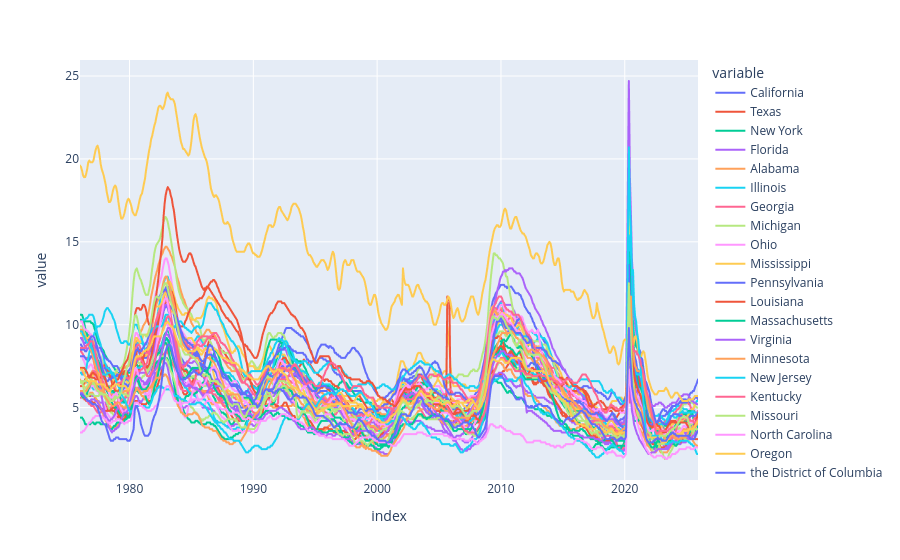

Here is the notebook cell this chart was saved with:
### Code cell
# Plot states unemployment rate
px.line(uemp_states)

### Figure 1 — Plotly figure (JSON) as saved in the notebook; plotly's stock layout.template omitted (floating-point values rounded to 4 significant figures; data arrays with more than 128 entries replaced by an {"elided": "..."} marker saying what was removed)
{"data": [{"hovertemplate": "variable=California<br>index=%{x}<br>value=%{y}<extra></extra>", "legendgroup": "California", "line": {"color": "#636efa", "dash": "solid"}, "marker": {"symbol": "circle"}, "mode": "lines", "name": "California", "showlegend": true, "type": "scattergl", "x": {"elided": "597 str values"}, "xaxis": "x", "y": {"elided": "597 float values"}, "yaxis": "y"}, {"hovertemplate": "variable=Texas<br>index=%{x}<br>value=%{y}<extra></extra>", "legendgroup": "Texas", "line": {"color": "#EF553B", "dash": "solid"}, "marker": {"symbol": "circle"}, "mode": "lines", "name": "Texas", "showlegend": true, "type": "scattergl", "x": {"elided": "597 str values"}, "xaxis": "x", "y": {"elided": "597 float values"}, "yaxis": "y"}, {"hovertemplate": "variable=New York<br>index=%{x}<br>value=%{y}<extra></extra>", "legendgroup": "New York", "line": {"color": "#00cc96", "dash": "solid"}, "marker": {"symbol": "circle"}, "mode": "lines", "name": "New York", "showlegend": true, "type": "scattergl", "x": {"elided": "597 str values"}, "xaxis": "x", "y": {"elided": "597 float values"}, "yaxis": "y"}, {"hovertemplate": "variable=Florida<br>index=%{x}<br>value=%{y}<extra></extra>", "legendgroup": "Florida", "line": {"color": "#ab63fa", "dash": "solid"}, "marker": {"symbol": "circle"}, "mode": "lines", "name": "Florida", "showlegend": true, "type": "scattergl", "x": {"elided": "597 str values"}, "xaxis": "x", "y": {"elided": "597 float values"}, "yaxis": "y"}, {"hovertemplate": "variable=Alabama<br>index=%{x}<br>value=%{y}<extra></extra>", "legendgroup": "Alabama", "line": {"color": "#FFA15A", "dash": "solid"}, "marker": {"symbol": "circle"}, "mode": "lines", "name": "Alabama", "showlegend": true, "type": "scattergl", "x": {"elided": "597 str values"}, "xaxis": "x", "y": {"elided": "597 float values"}, "yaxis": "y"}, {"hovertemplate": "variable=Illinois<br>index=%{x}<br>value=%{y}<extra></extra>", "legendgroup": "Illinois", "line": {"color": "#19d3f3", "dash": "solid"}, "marker": {"symbol": "circle"}, "mode": "lines", "name": "Illinois", "showlegend": true, "type": "scattergl", "x": {"elided": "597 str values"}, "xaxis": "x", "y": {"elided": "597 float values"}, "yaxis": "y"}, {"hovertemplate": "variable=Georgia<br>index=%{x}<br>value=%{y}<extra></extra>", "legendgroup": "Georgia", "line": {"color": "#FF6692", "dash": "solid"}, "marker": {"symbol": "circle"}, "mode": "lines", "name": "Georgia", "showlegend": true, "type": "scattergl", "x": {"elided": "597 str values"}, "xaxis": "x", "y": {"elided": "597 float values"}, "yaxis": "y"}, {"hovertemplate": "variable=Michigan<br>index=%{x}<br>value=%{y}<extra></extra>", "legendgroup": "Michigan", "line": {"color": "#B6E880", "dash": "solid"}, "marker": {"symbol": "circle"}, "mode": "lines", "name": "Michigan", "showlegend": true, "type": "scattergl", "x": {"elided": "597 str values"}, "xaxis": "x", "y": {"elided": "597 float values"}, "yaxis": "y"}, {"hovertemplate": "variable=Ohio<br>index=%{x}<br>value=%{y}<extra></extra>", "legendgroup": "Ohio", "line": {"color": "#FF97FF", "dash": "solid"}, "marker": {"symbol": "circle"}, "mode": "lines", "name": "Ohio", "showlegend": true, "type": "scattergl", "x": {"elided": "597 str values"}, "xaxis": "x", "y": {"elided": "597 float values"}, "yaxis": "y"}, {"hovertemplate": "variable=Mississippi<br>index=%{x}<br>value=%{y}<extra></extra>", "legendgroup": "Mississippi", "line": {"color": "#FECB52", "dash": "solid"}, "marker": {"symbol": "circle"}, "mode": "lines", "name": "Mississippi", "showlegend": true, "type": "scattergl", "x": {"elided": "597 str values"}, "xaxis": "x", "y": {"elided": "597 float values"}, "yaxis": "y"}, {"hovertemplate": "variable=Pennsylvania<br>index=%{x}<br>value=%{y}<extra></extra>", "legendgroup": "Pennsylvania", "line": {"color": "#636efa", "dash": "solid"}, "marker": {"symbol": "circle"}, "mode": "lines", "name": "Pennsylvania", "showlegend": true, "type": "scattergl", "x": {"elided": "597 str values"}, "xaxis": "x", "y": {"elided": "597 float values"}, "yaxis": "y"}, {"hovertemplate": "variable=Louisiana<br>index=%{x}<br>value=%{y}<extra></extra>", "legendgroup": "Louisiana", "line": {"color": "#EF553B", "dash": "solid"}, "marker": {"symbol": "circle"}, "mode": "lines", "name": "Louisiana", "showlegend": true, "type": "scattergl", "x": {"elided": "597 str values"}, "xaxis": "x", "y": {"elided": "597 float values"}, "yaxis": "y"}, {"hovertemplate": "variable=Massachusetts<br>index=%{x}<br>value=%{y}<extra></extra>", "legendgroup": "Massachusetts", "line": {"color": "#00cc96", "dash": "solid"}, "marker": {"symbol": "circle"}, "mode": "lines", "name": "Massachusetts", "showlegend": true, "type": "scattergl", "x": {"elided": "597 str values"}, "xaxis": "x", "y": {"elided": "597 float values"}, "yaxis": "y"}, {"hovertemplate": "variable=Virginia<br>index=%{x}<br>value=%{y}<extra></extra>", "legendgroup": "Virginia", "line": {"color": "#ab63fa", "dash": "solid"}, "marker": {"symbol": "circle"}, "mode": "lines", "name": "Virginia", "showlegend": true, "type": "scattergl", "x": {"elided": "597 str values"}, "xaxis": "x", "y": {"elided": "597 float values"}, "yaxis": "y"}, {"hovertemplate": "variable=Minnesota<br>index=%{x}<br>value=%{y}<extra></extra>", "legendgroup": "Minnesota", "line": {"color": "#FFA15A", "dash": "solid"}, "marker": {"symbol": "circle"}, "mode": "lines", "name": "Minnesota", "showlegend": true, "type": "scattergl", "x": {"elided": "597 str values"}, "xaxis": "x", "y": {"elided": "597 float values"}, "yaxis": "y"}, {"hovertemplate": "variable=New Jersey<br>index=%{x}<br>value=%{y}<extra></extra>", "legendgroup": "New Jersey", "line": {"color": "#19d3f3", "dash": "solid"}, "marker": {"symbol": "circle"}, "mode": "lines", "name": "New Jersey", "showlegend": true, "type": "scattergl", "x": {"elided": "597 str values"}, "xaxis": "x", "y": {"elided": "597 float values"}, "yaxis": "y"}, {"hovertemplate": "variable=Kentucky<br>index=%{x}<br>value=%{y}<extra></extra>", "legendgroup": "Kentucky", "line": {"color": "#FF6692", "dash": "solid"}, "marker": {"symbol": "circle"}, "mode": "lines", "name": "Kentucky", "showlegend": true, "type": "scattergl", "x": {"elided": "597 str values"}, "xaxis": "x", "y": {"elided": "597 float values"}, "yaxis": "y"}, {"hovertemplate": "variable=Missouri<br>index=%{x}<br>value=%{y}<extra></extra>", "legendgroup": "Missouri", "line": {"color": "#B6E880", "dash": "solid"}, "marker": {"symbol": "circle"}, "mode": "lines", "name": "Missouri", "showlegend": true, "type": "scattergl", "x": {"elided": "597 str values"}, "xaxis": "x", "y": {"elided": "597 float values"}, "yaxis": "y"}, {"hovertemplate": "variable=North Carolina<br>index=%{x}<br>value=%{y}<extra></extra>", "legendgroup": "North Carolina", "line": {"color": "#FF97FF", "dash": "solid"}, "marker": {"symbol": "circle"}, "mode": "lines", "name": "North Carolina", "showlegend": true, "type": "scattergl", "x": {"elided": "597 str values"}, "xaxis": "x", "y": {"elided": "597 float values"}, "yaxis": "y"}, {"hovertemplate": "variable=Oregon<br>index=%{x}<br>value=%{y}<extra></extra>", "legendgroup": "Oregon", "line": {"color": "#FECB52", "dash": "solid"}, "marker": {"symbol": "circle"}, "mode": "lines", "name": "Oregon", "showlegend": true, "type": "scattergl", "x": {"elided": "597 str values"}, "xaxis": "x", "y": {"elided": "597 float values"}, "yaxis": "y"}, {"hovertemplate": "variable=the District of Columbia<br>index=%{x}<br>value=%{y}<extra></extra>", "legendgroup": "the District of Columbia", "line": {"color": "#636efa", "dash": "solid"}, "marker": {"symbol": "circle"}, "mode": "lines", "name": "the District of Columbia", "showlegend": true, "type": "scattergl", "x": {"elided": "597 str values"}, "xaxis": "x", "y": {"elided": "597 float values"}, "yaxis": "y"}, {"hovertemplate": "variable=Wisconsin<br>index=%{x}<br>value=%{y}<extra></extra>", "legendgroup": "Wisconsin", "line": {"color": "#EF553B", "dash": "solid"}, "marker": {"symbol": "circle"}, "mode": "lines", "name": "Wisconsin", "showlegend": true, "type": "scattergl", "x": {"elided": "597 str values"}, "xaxis": "x", "y": {"elided": "597 float values"}, "yaxis": "y"}, {"hovertemplate": "variable=Colorado<br>index=%{x}<br>value=%{y}<extra></extra>", "legendgroup": "Colorado", "line": {"color": "#00cc96", "dash": "solid"}, "marker": {"symbol": "circle"}, "mode": "lines", "name": "Colorado", "showlegend": true, "type": "scattergl", "x": {"elided": "597 str values"}, "xaxis": "x", "y": {"elided": "597 float values"}, "yaxis": "y"}, {"hovertemplate": "variable=Nevada<br>index=%{x}<br>value=%{y}<extra></extra>", "legendgroup": "Nevada", "line": {"color": "#ab63fa", "dash": "solid"}, "marker": {"symbol": "circle"}, "mode": "lines", "name": "Nevada", "showlegend": true, "type": "scattergl", "x": {"elided": "597 str values"}, "xaxis": "x", "y": {"elided": "597 float values"}, "yaxis": "y"}, {"hovertemplate": "variable=Tennessee<br>index=%{x}<br>value=%{y}<extra></extra>", "legendgroup": "Tennessee", "line": {"color": "#FFA15A", "dash": "solid"}, "marker": {"symbol": "circle"}, "mode": "lines", "name": "Tennessee", "showlegend": true, "type": "scattergl", "x": {"elided": "597 str values"}, "xaxis": "x", "y": {"elided": "597 float values"}, "yaxis": "y"}, {"hovertemplate": "variable=Alaska<br>index=%{x}<br>value=%{y}<extra></extra>", "legendgroup": "Alaska", "line": {"color": "#19d3f3", "dash": "solid"}, "marker": {"symbol": "circle"}, "mode": "lines", "name": "Alaska", "showlegend": true, "type": "scattergl", "x": {"elided": "597 str values"}, "xaxis": "x", "y": {"elided": "597 float values"}, "yaxis": "y"}, {"hovertemplate": "variable=South Carolina<br>index=%{x}<br>value=%{y}<extra></extra>", "legendgroup": "South Carolina", "line": {"color": "#FF6692", "dash": "solid"}, "marker": {"symbol": "circle"}, "mode": "lines", "name": "South Carolina", "showlegend": true, "type": "scattergl", "x": {"elided": "597 str values"}, "xaxis": "x", "y": {"elided": "597 float values"}, "yaxis": "y"}, {"hovertemplate": "variable=Maryland<br>index=%{x}<br>value=%{y}<extra></extra>", "legendgroup": "Maryland", "line": {"color": "#B6E880", "dash": "solid"}, "marker": {"symbol": "circle"}, "mode": "lines", "name": "Maryland", "showlegend": true, "type": "scattergl", "x": {"elided": "597 str values"}, "xaxis": "x", "y": {"elided": "597 float values"}, "yaxis": "y"}, {"hovertemplate": "variable=Arizona<br>index=%{x}<br>value=%{y}<extra></extra>", "legendgroup": "Arizona", "line": {"color": "#FF97FF", "dash": "solid"}, "marker": {"symbol": "circle"}, "mode": "lines", "name": "Arizona", "showlegend": true, "type": "scattergl", "x": {"elided": "597 str values"}, "xaxis": "x", "y": {"elided": "597 float values"}, "yaxis": "y"}, {"hovertemplate": "variable=Puerto Rico<br>index=%{x}<br>value=%{y}<extra></extra>", "legendgroup": "Puerto Rico", "line": {"color": "#FECB52", "dash": "solid"}, "marker": {"symbol": "circle"}, "mode": "lines", "name": "Puerto Rico", "showlegend": true, "type": "scattergl", "x": {"elided": "597 str values"}, "xaxis": "x", "y": {"elided": "597 float values"}, "yaxis": "y"}, {"hovertemplate": "variable=Washington<br>index=%{x}<br>value=%{y}<extra></extra>", "legendgroup": "Washington", "line": {"color": "#636efa", "dash": "solid"}, "marker": {"symbol": "circle"}, "mode": "lines", "name": "Washington", "showlegend": true, "type": "scattergl", "x": {"elided": "597 str values"}, "xaxis": "x", "y": {"elided": "597 float values"}, "yaxis": "y"}, {"hovertemplate": "variable=West Virginia<br>index=%{x}<br>value=%{y}<extra></extra>", "legendgroup": "West Virginia", "line": {"color": "#EF553B", "dash": "solid"}, "marker": {"symbol": "circle"}, "mode": "lines", "name": "West Virginia", "showlegend": true, "type": "scattergl", "x": {"elided": "597 str values"}, "xaxis": "x", "y": {"elided": "597 float values"}, "yaxis": "y"}, {"hovertemplate": "variable=Iowa<br>index=%{x}<br>value=%{y}<extra></extra>", "legendgroup": "Iowa", "line": {"color": "#00cc96", "dash": "solid"}, "marker": {"symbol": "circle"}, "mode": "lines", "name": "Iowa", "showlegend": true, "type": "scattergl", "x": {"elided": "597 str values"}, "xaxis": "x", "y": {"elided": "597 float values"}, "yaxis": "y"}, {"hovertemplate": "variable=Utah<br>index=%{x}<br>value=%{y}<extra></extra>", "legendgroup": "Utah", "line": {"color": "#ab63fa", "dash": "solid"}, "marker": {"symbol": "circle"}, "mode": "lines", "name": "Utah", "showlegend": true, "type": "scattergl", "x": {"elided": "597 str values"}, "xaxis": "x", "y": {"elided": "597 float values"}, "yaxis": "y"}, {"hovertemplate": "variable=Connecticut<br>index=%{x}<br>value=%{y}<extra></extra>", "legendgroup": "Connecticut", "line": {"color": "#FFA15A", "dash": "solid"}, "marker": {"symbol": "circle"}, "mode": "lines", "name": "Connecticut", "showlegend": true, "type": "scattergl", "x": {"elided": "597 str values"}, "xaxis": "x", "y": {"elided": "597 float values"}, "yaxis": "y"}, {"hovertemplate": "variable=Hawaii<br>index=%{x}<br>value=%{y}<extra></extra>", "legendgroup": "Hawaii", "line": {"color": "#19d3f3", "dash": "solid"}, "marker": {"symbol": "circle"}, "mode": "lines", "name": "Hawaii", "showlegend": true, "type": "scattergl", "x": {"elided": "597 str values"}, "xaxis": "x", "y": {"elided": "597 float values"}, "yaxis": "y"}, {"hovertemplate": "variable=New Mexico<br>index=%{x}<br>value=%{y}<extra></extra>", "legendgroup": "New Mexico", "line": {"color": "#FF6692", "dash": "solid"}, "marker": {"symbol": "circle"}, "mode": "lines", "name": "New Mexico", "showlegend": true, "type": "scattergl", "x": {"elided": "597 str values"}, "xaxis": "x", "y": {"elided": "597 float values"}, "yaxis": "y"}, {"hovertemplate": "variable=Indiana<br>index=%{x}<br>value=%{y}<extra></extra>", "legendgroup": "Indiana", "line": {"color": "#B6E880", "dash": "solid"}, "marker": {"symbol": "circle"}, "mode": "lines", "name": "Indiana", "showlegend": true, "type": "scattergl", "x": {"elided": "597 str values"}, "xaxis": "x", "y": {"elided": "597 float values"}, "yaxis": "y"}, {"hovertemplate": "variable=North Dakota<br>index=%{x}<br>value=%{y}<extra></extra>", "legendgroup": "North Dakota", "line": {"color": "#FF97FF", "dash": "solid"}, "marker": {"symbol": "circle"}, "mode": "lines", "name": "North Dakota", "showlegend": true, "type": "scattergl", "x": {"elided": "597 str values"}, "xaxis": "x", "y": {"elided": "597 float values"}, "yaxis": "y"}, {"hovertemplate": "variable=Arkansas<br>index=%{x}<br>value=%{y}<extra></extra>", "legendgroup": "Arkansas", "line": {"color": "#FECB52", "dash": "solid"}, "marker": {"symbol": "circle"}, "mode": "lines", "name": "Arkansas", "showlegend": true, "type": "scattergl", "x": {"elided": "597 str values"}, "xaxis": "x", "y": {"elided": "597 float values"}, "yaxis": "y"}, {"hovertemplate": "variable=Oklahoma<br>index=%{x}<br>value=%{y}<extra></extra>", "legendgroup": "Oklahoma", "line": {"color": "#636efa", "dash": "solid"}, "marker": {"symbol": "circle"}, "mode": "lines", "name": "Oklahoma", "showlegend": true, "type": "scattergl", "x": {"elided": "597 str values"}, "xaxis": "x", "y": {"elided": "597 float values"}, "yaxis": "y"}], "layout": {"legend": {"title": {"text": "variable"}, "tracegroupgap": 0}, "margin": {"t": 60}, "xaxis": {"anchor": "y", "domain": [0, 1], "title": {"text": "index"}}, "yaxis": {"anchor": "x", "domain": [0, 1], "title": {"text": "value"}}}}
